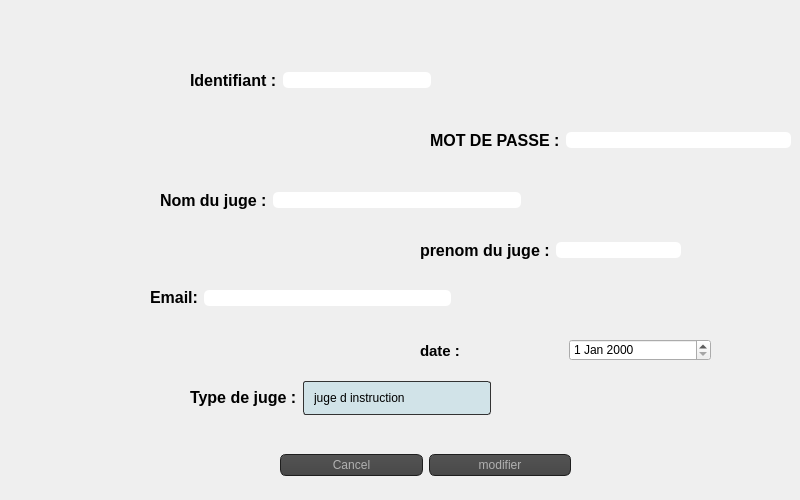
    <widget class="QWidget" name="tab">
     <attribute name="title">
      <string>Modifier</string>
     </attribute>
     <widget class="QWidget" name="layoutWidget_15">
      <property name="geometry">
       <rect>
        <x>190</x>
        <y>60</y>
        <width>241</width>
        <height>41</height>
       </rect>
      </property>
      <layout class="QHBoxLayout" name="horizontalLayout_13">
       <item>
        <widget class="QLabel" name="label_ordre_6">
         <property name="styleSheet">
          <string notr="true">QLabel{  
    text-align: left;
    font-size:12px;
    font-family: Arial, Helvetica, sans-serif;
    font-weight:bold;
    font-variant:normal;
}</string>
         </property>
         <property name="text">
          <string>&lt;html&gt;&lt;head/&gt;&lt;body&gt;&lt;p&gt;&lt;span style=&quot; font-size:12pt; color:#000000;&quot;&gt;Identifiant :&lt;/span&gt;&lt;/p&gt;&lt;/body&gt;&lt;/html&gt;</string>
         </property>
        </widget>
       </item>
       <item>
        <widget class="QLineEdit" name="id_2">
         <property name="styleSheet">
          <string notr="true">QLineEdit{
    background-color: white;
    box-shadow: 2px 0.5px 5px 1px inset black;
    border-radius: 5px;
    width: 70%;
    padding-right: 10px;
    padding-left: 10px;
    text-align: left;
    color: #000;
    font-size:inherit;
    font-family: Arial, Helvetica, sans-serif;  
    font-weight:normal;
    font-variant:normal;
}
QLineEdit::hover{  color: black ;
background-color:orange;}
QLineEdit::focus{  color: black ;
background-color:white;}</string>
         </property>
        </widget>
       </item>
      </layout>
     </widget>
     <widget class="QWidget" name="layoutWidget_16">
      <property name="geometry">
       <rect>
        <x>420</x>
        <y>230</y>
        <width>261</width>
        <height>41</height>
       </rect>
      </property>
      <layout class="QHBoxLayout" name="horizontalLayout_14">
       <item>
        <widget class="QLabel" name="label_ordre_9">
         <property name="styleSheet">
          <string notr="true">QLabel{  
    text-align: left;
    font-size:12px;
    font-family: Arial, Helvetica, sans-serif;
    font-weight:bold;
    font-variant:normal;
}</string>
         </property>
         <property name="text">
          <string>&lt;html&gt;&lt;head/&gt;&lt;body&gt;&lt;p&gt;&lt;span style=&quot; font-size:12pt; color:#000000;&quot;&gt;prenom du juge :&lt;/span&gt;&lt;/p&gt;&lt;/body&gt;&lt;/html&gt;</string>
         </property>
        </widget>
       </item>
       <item>
        <widget class="QLineEdit" name="prenom_2">
         <property name="styleSheet">
          <string notr="true">QLineEdit{
    background-color: white;
    box-shadow: 2px 0.5px 5px 1px inset black;
    border-radius: 5px;
    width: 70%;
    padding-right: 10px;
    padding-left: 10px;
    text-align: left;
    color: #000;
    font-size:inherit;
    font-family: Arial, Helvetica, sans-serif;  
    font-weight:normal;
    font-variant:normal;
}
QLineEdit::hover{  color: black ;
background-color:orange;}
QLineEdit::focus{  color: black ;
background-color:white;}</string>
         </property>
        </widget>
       </item>
      </layout>
     </widget>
     <widget class="QWidget" name="layoutWidget_17">
      <property name="geometry">
       <rect>
        <x>150</x>
        <y>280</y>
        <width>301</width>
        <height>36</height>
       </rect>
      </property>
      <layout class="QHBoxLayout" name="horizontalLayout_15">
       <item>
        <widget class="QLabel" name="label_ordre_10">
         <property name="styleSheet">
          <string notr="true">QLabel{  
    text-align: left;
    font-size:12px;
    font-family: Arial, Helvetica, sans-serif;
    font-weight:bold;
    font-variant:normal;
}</string>
         </property>
         <property name="text">
          <string>&lt;html&gt;&lt;head/&gt;&lt;body&gt;&lt;p&gt;&lt;span style=&quot; font-size:12pt; color:#000000;&quot;&gt;Email:&lt;/span&gt;&lt;/p&gt;&lt;/body&gt;&lt;/html&gt;</string>
         </property>
        </widget>
       </item>
       <item>
        <widget class="QLineEdit" name="mail_2">
         <property name="styleSheet">
          <string notr="true">QLineEdit{
    background-color: white;
    box-shadow: 2px 0.5px 5px 1px inset black;
    border-radius: 5px;
    width: 70%;
    padding-right: 10px;
    padding-left: 10px;
    text-align: left;
    color: #000;
    font-size:inherit;
    font-family: Arial, Helvetica, sans-serif;  
    font-weight:normal;
    font-variant:normal;
}
QLineEdit::hover{  color: black ;
background-color:orange;}
QLineEdit::focus{  color: black ;
background-color:white;}</string>
         </property>
        </widget>
       </item>
      </layout>
     </widget>
     <widget class="QWidget" name="layoutWidget_18">
      <property name="geometry">
       <rect>
        <x>430</x>
        <y>120</y>
        <width>361</width>
        <height>41</height>
       </rect>
      </property>
      <layout class="QHBoxLayout" name="horizontalLayout_16">
       <item>
        <widget class="QLabel" name="label_ordre_11">
         <property name="styleSheet">
          <string notr="true">QLabel{  
    text-align: left;
    font-size:12px;
    font-family: Arial, Helvetica, sans-serif;
    font-weight:bold;
    font-variant:normal;
}</string>
         </property>
         <property name="text">
          <string>&lt;html&gt;&lt;head/&gt;&lt;body&gt;&lt;p&gt;&lt;span style=&quot; font-size:12pt; color:#000000;&quot;&gt;MOT DE PASSE :&lt;/span&gt;&lt;/p&gt;&lt;/body&gt;&lt;/html&gt;</string>
         </property>
        </widget>
       </item>
       <item>
        <widget class="QLineEdit" name="mdp_2">
         <property name="styleSheet">
          <string notr="true">QLineEdit{
    background-color: white;
    box-shadow: 2px 0.5px 5px 1px inset black;
    border-radius: 5px;
    width: 70%;
    padding-right: 10px;
    padding-left: 10px;
    text-align: left;
    color: #000;
    font-size:inherit;
    font-family: Arial, Helvetica, sans-serif;  
    font-weight:normal;
    font-variant:normal;
}
QLineEdit::hover{  color: black ;
background-color:orange;}
QLineEdit::focus{  color: black ;
background-color:white;}</string>
         </property>
        </widget>
       </item>
      </layout>
     </widget>
     <widget class="QWidget" name="layoutWidget_19">
      <property name="geometry">
       <rect>
        <x>190</x>
        <y>380</y>
        <width>301</width>
        <height>36</height>
       </rect>
      </property>
      <layout class="QHBoxLayout" name="horizontalLayout_17">
       <item>
        <widget class="QLabel" name="label_ordre_12">
         <property name="styleSheet">
          <string notr="true">QLabel{  
    text-align: left;
    font-size:12px;
    font-family: Arial, Helvetica, sans-serif;
    font-weight:bold;
    font-variant:normal;
}</string>
         </property>
         <property name="text">
          <string>&lt;html&gt;&lt;head/&gt;&lt;body&gt;&lt;p&gt;&lt;span style=&quot; font-size:12pt; color:#000000;&quot;&gt;Type de juge :&lt;/span&gt;&lt;/p&gt;&lt;/body&gt;&lt;/html&gt;</string>
         </property>
        </widget>
       </item>
       <item>
        <widget class="QComboBox" name="comboBox_10">
         <property name="styleSheet">
          <string notr="true">QComboBox { 
	border: 1px solid #333333;
	border-radius: 3px;
	background: qlineargradient(x1:0, y1:0, x2:0, y2:1, stop:0 #D1E3E8, stop:0.35 #D1E3E8, stop:0.52 #D1E3E8, stop:1 #D1E3E8);
	padding: 1px 23px 1px 3px;
	min-width: 6em;
	color: #000000;
	padding-left: 10px;

	font-family: &quot;Consolas&quot;;

	min-height: 30px; 
	min-width: 60px; 
}

QComboBox QAbstractItemView{
	background-color:#666699;
	color: #4f4f4f;
 
	selection-background-color: #4f4f4f;
	selection-color: #666699;
	font-family: &quot;Consolas&quot;;
	font-size: 16px;

	color: white;
}

QComboBox::drop-down {
	subcontrol-origin: padding;
	subcontrol-position: top right;
	width: 20px;
 
	border-top-right-radius: 3px;
	border-bottom-right-radius: 3px;
}

QComboBox::down-arrow {
     image: url(:/dropdown.png);
    width: 16px;
    height: 16px;
}
QComboBox QAbstractItemView::item {
	min-height: 70px;
	min-width: 60px;
}</string>
         </property>
         <item>
          <property name="text">
           <string>juge d instruction</string>
          </property>
         </item>
         <item>
          <property name="text">
           <string>juge de lapplication des peines</string>
          </property>
         </item>
         <item>
          <property name="text">
           <string>juge des enfants</string>
          </property>
         </item>
         <item>
          <property name="text">
           <string>juge aux affaires familiales</string>
          </property>
         </item>
         <item>
          <property name="text">
           <string>juge des contentieux de la protection (ex juge des tuteles</string>
          </property>
         </item>
        </widget>
       </item>
      </layout>
     </widget>
     <widget class="QWidget" name="layoutWidget_20">
      <property name="geometry">
       <rect>
        <x>160</x>
        <y>180</y>
        <width>361</width>
        <height>41</height>
       </rect>
      </property>
      <layout class="QHBoxLayout" name="horizontalLayout_18">
       <item>
        <widget class="QLabel" name="label_ordre_13">
         <property name="styleSheet">
          <string notr="true">QLabel{  
    text-align: left;
    font-size:12px;
    font-family: Arial, Helvetica, sans-serif;
    font-weight:bold;
    font-variant:normal;
}</string>
         </property>
         <property name="text">
          <string>&lt;html&gt;&lt;head/&gt;&lt;body&gt;&lt;p&gt;&lt;span style=&quot; font-size:12pt; color:#000000;&quot;&gt;Nom  du juge :&lt;/span&gt;&lt;/p&gt;&lt;/body&gt;&lt;/html&gt;</string>
         </property>
        </widget>
       </item>
       <item>
        <widget class="QLineEdit" name="nom_2">
         <property name="styleSheet">
          <string notr="true">QLineEdit{
    background-color: white;
    box-shadow: 2px 0.5px 5px 1px inset black;
    border-radius: 5px;
    width: 70%;
    padding-right: 10px;
    padding-left: 10px;
    text-align: left;
    color: #000;
    font-size:inherit;
    font-family: Arial, Helvetica, sans-serif;  
    font-weight:normal;
    font-variant:normal;
}
QLineEdit::hover{  color: black ;
background-color:orange;}
QLineEdit::focus{  color: black ;
background-color:white;}</string>
         </property>
        </widget>
       </item>
      </layout>
     </widget>
     <widget class="QWidget" name="layoutWidget_21">
      <property name="geometry">
       <rect>
        <x>420</x>
        <y>330</y>
        <width>291</width>
        <height>41</height>
       </rect>
      </property>
      <layout class="QHBoxLayout" name="horizontalLayout_19">
       <item>
        <widget class="QLabel" name="label_12">
         <property name="font">
          <font>
           <pointsize>11</pointsize>
           <weight>75</weight>
           <bold>true</bold>
          </font>
         </property>
         <property name="styleSheet">
          <string notr="true">color:black;</string>
         </property>
         <property name="text">
          <string>date :</string>
         </property>
        </widget>
       </item>
       <item>
        <widget class="QDateEdit" name="_date_h_3">
         <property name="styleSheet">
          <string notr="true">QLineEdit{
    background-color: white;
    box-shadow: 2px 0.5px 5px 1px inset black;
    border-radius: 5px;
    width: 70%;
    padding-right: 10px;
    padding-left: 10px;
    text-align: left;
    color: #000;
    font-size:inherit;
    font-family: Arial, Helvetica, sans-serif;  
    font-weight:normal;
    font-variant:normal;
}
QLineEdit::hover{  color: black ;
background-color:orange;}
QLineEdit::focus{  color: black ;
background-color:white;}</string>
         </property>
        </widget>
       </item>
      </layout>
     </widget>
     <widget class="QWidget" name="layoutWidget_22">
      <property name="geometry">
       <rect>
        <x>280</x>
        <y>440</y>
        <width>291</width>
        <height>51</height>
       </rect>
      </property>
      <layout class="QHBoxLayout" name="horizontalLayout_20">
       <item>
        <widget class="QPushButton" name="pushButton_ajouter_3">
         <property name="font">
          <font>
           <family>MS Shell Dlg 2</family>
           <pointsize>-1</pointsize>
           <weight>50</weight>
           <italic>false</italic>
           <bold>false</bold>
          </font>
         </property>
         <property name="styleSheet">
          <string notr="true">QToolTip
{
     border: 1px solid black;
     background-color: #ffa02f;
     padding: 1px;
     border-radius: 3px;
     opacity: 100;
}

QWidget
{
    color: #b1b1b1;
    background-color: #323232;
}

QWidget:item:hover
{
    background-color: QLinearGradient( x1: 0, y1: 0, x2: 0, y2: 1, stop: 0 #ffa02f, stop: 1 #ca0619);
    color: #000000;
}

QWidget:item:selected
{
    background-color: QLinearGradient( x1: 0, y1: 0, x2: 0, y2: 1, stop: 0 #ffa02f, stop: 1 #d7801a);
}

QMenuBar::item
{
    background: transparent;
}

QMenuBar::item:selected
{
    background: transparent;
    border: 1px solid #ffaa00;
}

QMenuBar::item:pressed
{
    background: #444;
    border: 1px solid #000;
    background-color: QLinearGradient(
        x1:0, y1:0,
        x2:0, y2:1,
        stop:1 #212121,
        stop:0.4 #343434/*,
        stop:0.2 #343434,
        stop:0.1 #ffaa00*/
    );
    margin-bottom:-1px;
    padding-bottom:1px;
}

QMenu
{
    border: 1px solid #000;
}

QMenu::item
{
    padding: 2px 20px 2px 20px;
}

QMenu::item:selected
{
    color: #000000;
}

QWidget:disabled
{
    color: #404040;
    background-color: #323232;
}

QAbstractItemView
{
    background-color: QLinearGradient( x1: 0, y1: 0, x2: 0, y2: 1, stop: 0 #4d4d4d, stop: 0.1 #646464, stop: 1 #5d5d5d);
}

QWidget:focus
{
    /*border: 2px solid QLinearGradient( x1: 0, y1: 0, x2: 0, y2: 1, stop: 0 #ffa02f, stop: 1 #d7801a);*/
}

QLineEdit
{
    background-color: QLinearGradient( x1: 0, y1: 0, x2: 0, y2: 1, stop: 0 #4d4d4d, stop: 0 #646464, stop: 1 #5d5d5d);
    padding: 1px;
    border-style: solid;
    border: 1px solid #1e1e1e;
    border-radius: 5;
}

QPushButton
{
    color: #b1b1b1;
    background-color: QLinearGradient( x1: 0, y1: 0, x2: 0, y2: 1, stop: 0 #565656, stop: 0.1 #525252, stop: 0.5 #4e4e4e, stop: 0.9 #4a4a4a, stop: 1 #464646);
    border-width: 1px;
    border-color: #1e1e1e;
    border-style: solid;
    border-radius: 6;
    padding: 3px;
    font-size: 12px;
    padding-left: 5px;
    padding-right: 5px;
}

QPushButton:pressed
{
    background-color: QLinearGradient( x1: 0, y1: 0, x2: 0, y2: 1, stop: 0 #2d2d2d, stop: 0.1 #2b2b2b, stop: 0.5 #292929, stop: 0.9 #282828, stop: 1 #252525);
}

QComboBox
{
    selection-background-color: #ffaa00;
    background-color: QLinearGradient( x1: 0, y1: 0, x2: 0, y2: 1, stop: 0 #565656, stop: 0.1 #525252, stop: 0.5 #4e4e4e, stop: 0.9 #4a4a4a, stop: 1 #464646);
    border-style: solid;
    border: 1px solid #1e1e1e;
    border-radius: 5;
}

QComboBox:hover,QPushButton:hover
{
    border: 2px solid QLinearGradient( x1: 0, y1: 0, x2: 0, y2: 1, stop: 0 #ffa02f, stop: 1 #d7801a);
}


QComboBox:on
{
    padding-top: 3px;
    padding-left: 4px;
    background-color: QLinearGradient( x1: 0, y1: 0, x2: 0, y2: 1, stop: 0 #2d2d2d, stop: 0.1 #2b2b2b, stop: 0.5 #292929, stop: 0.9 #282828, stop: 1 #252525);
    selection-background-color: #ffaa00;
}

QComboBox QAbstractItemView
{
    border: 2px solid darkgray;
    selection-background-color: QLinearGradient( x1: 0, y1: 0, x2: 0, y2: 1, stop: 0 #ffa02f, stop: 1 #d7801a);
}

QComboBox::drop-down
{
     subcontrol-origin: padding;
     subcontrol-position: top right;
     width: 15px;

     border-left-width: 0px;
     border-left-color: darkgray;
     border-left-style: solid; /* just a single line */
     border-top-right-radius: 3px; /* same radius as the QComboBox */
     border-bottom-right-radius: 3px;
 }

QComboBox::down-arrow
{
     image: url(:/down_arrow.png);
}

QGroupBox:focus
{
border: 2px solid QLinearGradient( x1: 0, y1: 0, x2: 0, y2: 1, stop: 0 #ffa02f, stop: 1 #d7801a);
}

QTextEdit:focus
{
    border: 2px solid QLinearGradient( x1: 0, y1: 0, x2: 0, y2: 1, stop: 0 #ffa02f, stop: 1 #d7801a);
}

QScrollBar:horizontal {
     border: 1px solid #222222;
     background: QLinearGradient( x1: 0, y1: 0, x2: 0, y2: 1, stop: 0.0 #121212, stop: 0.2 #282828, stop: 1 #484848);
     height: 7px;
     margin: 0px 16px 0 16px;
}

QScrollBar::handle:horizontal
{
      background: QLinearGradient( x1: 0, y1: 0, x2: 1, y2: 0, stop: 0 #ffa02f, stop: 0.5 #d7801a, stop: 1 #ffa02f);
      min-height: 20px;
      border-radius: 2px;
}

QScrollBar::add-line:horizontal {
      border: 1px solid #1b1b19;
      border-radius: 2px;
      background: QLinearGradient( x1: 0, y1: 0, x2: 1, y2: 0, stop: 0 #ffa02f, stop: 1 #d7801a);
      width: 14px;
      subcontrol-position: right;
      subcontrol-origin: margin;
}

QScrollBar::sub-line:horizontal {
      border: 1px solid #1b1b19;
      border-radius: 2px;
      background: QLinearGradient( x1: 0, y1: 0, x2: 1, y2: 0, stop: 0 #ffa02f, stop: 1 #d7801a);
      width: 14px;
     subcontrol-position: left;
     subcontrol-origin: margin;
}

QScrollBar::right-arrow:horizontal, QScrollBar::left-arrow:horizontal
{
      border: 1px solid black;
      width: 1px;
      height: 1px;
      background: white;
}

QScrollBar::add-page:horizontal, QScrollBar::sub-page:horizontal
{
      background: none;
}

QScrollBar:vertical
{
      background: QLinearGradient( x1: 0, y1: 0, x2: 1, y2: 0, stop: 0.0 #121212, stop: 0.2 #282828, stop: 1 #484848);
      width: 7px;
      margin: 16px 0 16px 0;
      border: 1px solid #222222;
}

QScrollBar::handle:vertical
{
      background: QLinearGradient( x1: 0, y1: 0, x2: 0, y2: 1, stop: 0 #ffa02f, stop: 0.5 #d7801a, stop: 1 #ffa02f);
      min-height: 20px;
      border-radius: 2px;
}

QScrollBar::add-line:vertical
{
      border: 1px solid #1b1b19;
      border-radius: 2px;
      background: QLinearGradient( x1: 0, y1: 0, x2: 0, y2: 1, stop: 0 #ffa02f, stop: 1 #d7801a);
      height: 14px;
      subcontrol-position: bottom;
      subcontrol-origin: margin;
}

QScrollBar::sub-line:vertical
{
      border: 1px solid #1b1b19;
      border-radius: 2px;
      background: QLinearGradient( x1: 0, y1: 0, x2: 0, y2: 1, stop: 0 #d7801a, stop: 1 #ffa02f);
      height: 14px;
      subcontrol-position: top;
      subcontrol-origin: margin;
}

QScrollBar::up-arrow:vertical, QScrollBar::down-arrow:vertical
{
      border: 1px solid black;
      width: 1px;
      height: 1px;
      background: white;
}


QScrollBar::add-page:vertical, QScrollBar::sub-page:vertical
{
      background: none;
}

QTextEdit
{
    background-color: #242424;
}

QPlainTextEdit
{
    background-color: #242424;
}

QHeaderView::section
{
    background-color: QLinearGradient(x1:0, y1:0, x2:0, y2:1, stop:0 #616161, stop: 0.5 #505050, stop: 0.6 #434343, stop:1 #656565);
    color: white;
    padding-left: 4px;
    border: 1px solid #6c6c6c;
}

QCheckBox:disabled
{
color: #414141;
}

QDockWidget::title
{
    text-align: center;
    spacing: 3px; /* spacing between items in the tool bar */
    background-color: QLinearGradient(x1:0, y1:0, x2:0, y2:1, stop:0 #323232, stop: 0.5 #242424, stop:1 #323232);
}

QDockWidget::close-button, QDockWidget::float-button
{
    text-align: center;
    spacing: 1px; /* spacing between items in the tool bar */
    background-color: QLinearGradient(x1:0, y1:0, x2:0, y2:1, stop:0 #323232, stop: 0.5 #242424, stop:1 #323232);
}

QDockWidget::close-button:hover, QDockWidget::float-button:hover
{
    background: #242424;
}

QDockWidget::close-button:pressed, QDockWidget::float-button:pressed
{
    padding: 1px -1px -1px 1px;
}

QMainWindow::separator
{
    background-color: QLinearGradient(x1:0, y1:0, x2:0, y2:1, stop:0 #161616, stop: 0.5 #151515, stop: 0.6 #212121, stop:1 #343434);
    color: white;
    padding-left: 4px;
    border: 1px solid #4c4c4c;
    spacing: 3px; /* spacing between items in the tool bar */
}

QMainWindow::separator:hover
{

    background-color: QLinearGradient(x1:0, y1:0, x2:0, y2:1, stop:0 #d7801a, stop:0.5 #b56c17 stop:1 #ffa02f);
    color: white;
    padding-left: 4px;
    border: 1px solid #6c6c6c;
    spacing: 3px; /* spacing between items in the tool bar */
}

QToolBar::handle
{
     spacing: 3px; /* spacing between items in the tool bar */
     background: url(:/images/handle.png);
}

QMenu::separator
{
    height: 2px;
    background-color: QLinearGradient(x1:0, y1:0, x2:0, y2:1, stop:0 #161616, stop: 0.5 #151515, stop: 0.6 #212121, stop:1 #343434);
    color: white;
    padding-left: 4px;
    margin-left: 10px;
    margin-right: 5px;
}

QProgressBar
{
    border: 2px solid grey;
    border-radius: 5px;
    text-align: center;
}

QProgressBar::chunk
{
    background-color: #d7801a;
    width: 2.15px;
    margin: 0.5px;
}

QTabBar::tab {
    color: #b1b1b1;
    border: 1px solid #444;
    border-bottom-style: none;
    background-color: #323232;
    padding-left: 10px;
    padding-right: 10px;
    padding-top: 3px;
    padding-bottom: 2px;
    margin-right: -1px;
}

QTabWidget::pane {
    border: 1px solid #444;
    top: 1px;
}

QTabBar::tab:last
{
    margin-right: 0; /* the last selected tab has nothing to overlap with on the right */
    border-top-right-radius: 3px;
}

QTabBar::tab:first:!selected
{
 margin-left: 0px; /* the last selected tab has nothing to overlap with on the right */


    border-top-left-radius: 3px;
}

QTabBar::tab:!selected
{
    color: #b1b1b1;
    border-bottom-style: solid;
    margin-top: 3px;
    background-color: QLinearGradient(x1:0, y1:0, x2:0, y2:1, stop:1 #212121, stop:.4 #343434);
}

QTabBar::tab:selected
{
    border-top-left-radius: 3px;
    border-top-right-radius: 3px;
    margin-bottom: 0px;
}

QTabBar::tab:!selected:hover
{
    /*border-top: 2px solid #ffaa00;
    padding-bottom: 3px;*/
    border-top-left-radius: 3px;
    border-top-right-radius: 3px;
    background-color: QLinearGradient(x1:0, y1:0, x2:0, y2:1, stop:1 #212121, stop:0.4 #343434, stop:0.2 #343434, stop:0.1 #ffaa00);
}

QRadioButton::indicator:checked, QRadioButton::indicator:unchecked{
    color: #b1b1b1;
    background-color: #323232;
    border: 1px solid #b1b1b1;
    border-radius: 6px;
}

QRadioButton::indicator:checked
{
    background-color: qradialgradient(
        cx: 0.5, cy: 0.5,
        fx: 0.5, fy: 0.5,
        radius: 1.0,
        stop: 0.25 #ffaa00,
        stop: 0.3 #323232
    );
}

QCheckBox::indicator{
    color: #b1b1b1;
    background-color: #323232;
    border: 1px solid #b1b1b1;
    width: 9px;
    height: 9px;
}

QRadioButton::indicator
{
    border-radius: 6px;
}

QRadioButton::indicator:hover, QCheckBox::indicator:hover
{
    border: 1px solid #ffaa00;
}

QCheckBox::indicator:checked
{
    image:url(:/images/checkbox.png);
}

QCheckBox::indicator:disabled, QRadioButton::indicator:disabled
{
    border: 1px solid #444;
}</string>
         </property>
         <property name="text">
          <string>Cancel</string>
         </property>
        </widget>
       </item>
       <item>
        <widget class="QPushButton" name="pushButton_ajouter_4">
         <property name="font">
          <font>
           <pointsize>-1</pointsize>
          </font>
         </property>
         <property name="styleSheet">
          <string notr="true">QToolTip
{
     border: 1px solid black;
     background-color: #ffa02f;
     padding: 1px;
     border-radius: 3px;
     opacity: 100;
}

QWidget
{
    color: #b1b1b1;
    background-color: #323232;
}

QWidget:item:hover
{
    background-color: QLinearGradient( x1: 0, y1: 0, x2: 0, y2: 1, stop: 0 #ffa02f, stop: 1 #ca0619);
    color: #000000;
}

QWidget:item:selected
{
    background-color: QLinearGradient( x1: 0, y1: 0, x2: 0, y2: 1, stop: 0 #ffa02f, stop: 1 #d7801a);
}

QMenuBar::item
{
    background: transparent;
}

QMenuBar::item:selected
{
    background: transparent;
    border: 1px solid #ffaa00;
}

QMenuBar::item:pressed
{
    background: #444;
    border: 1px solid #000;
    background-color: QLinearGradient(
        x1:0, y1:0,
        x2:0, y2:1,
        stop:1 #212121,
        stop:0.4 #343434/*,
        stop:0.2 #343434,
        stop:0.1 #ffaa00*/
    );
    margin-bottom:-1px;
    padding-bottom:1px;
}

QMenu
{
    border: 1px solid #000;
}

QMenu::item
{
    padding: 2px 20px 2px 20px;
}

QMenu::item:selected
{
    color: #000000;
}

QWidget:disabled
{
    color: #404040;
    background-color: #323232;
}

QAbstractItemView
{
    background-color: QLinearGradient( x1: 0, y1: 0, x2: 0, y2: 1, stop: 0 #4d4d4d, stop: 0.1 #646464, stop: 1 #5d5d5d);
}

QWidget:focus
{
    /*border: 2px solid QLinearGradient( x1: 0, y1: 0, x2: 0, y2: 1, stop: 0 #ffa02f, stop: 1 #d7801a);*/
}

QLineEdit
{
    background-color: QLinearGradient( x1: 0, y1: 0, x2: 0, y2: 1, stop: 0 #4d4d4d, stop: 0 #646464, stop: 1 #5d5d5d);
    padding: 1px;
    border-style: solid;
    border: 1px solid #1e1e1e;
    border-radius: 5;
}

QPushButton
{
    color: #b1b1b1;
    background-color: QLinearGradient( x1: 0, y1: 0, x2: 0, y2: 1, stop: 0 #565656, stop: 0.1 #525252, stop: 0.5 #4e4e4e, stop: 0.9 #4a4a4a, stop: 1 #464646);
    border-width: 1px;
    border-color: #1e1e1e;
    border-style: solid;
    border-radius: 6;
    padding: 3px;
    font-size: 12px;
    padding-left: 5px;
    padding-right: 5px;
}

QPushButton:pressed
{
    background-color: QLinearGradient( x1: 0, y1: 0, x2: 0, y2: 1, stop: 0 #2d2d2d, stop: 0.1 #2b2b2b, stop: 0.5 #292929, stop: 0.9 #282828, stop: 1 #252525);
}

QComboBox
{
    selection-background-color: #ffaa00;
    background-color: QLinearGradient( x1: 0, y1: 0, x2: 0, y2: 1, stop: 0 #565656, stop: 0.1 #525252, stop: 0.5 #4e4e4e, stop: 0.9 #4a4a4a, stop: 1 #464646);
    border-style: solid;
    border: 1px solid #1e1e1e;
    border-radius: 5;
}

QComboBox:hover,QPushButton:hover
{
    border: 2px solid QLinearGradient( x1: 0, y1: 0, x2: 0, y2: 1, stop: 0 #ffa02f, stop: 1 #d7801a);
}


QComboBox:on
{
    padding-top: 3px;
    padding-left: 4px;
    background-color: QLinearGradient( x1: 0, y1: 0, x2: 0, y2: 1, stop: 0 #2d2d2d, stop: 0.1 #2b2b2b, stop: 0.5 #292929, stop: 0.9 #282828, stop: 1 #252525);
    selection-background-color: #ffaa00;
}

QComboBox QAbstractItemView
{
    border: 2px solid darkgray;
    selection-background-color: QLinearGradient( x1: 0, y1: 0, x2: 0, y2: 1, stop: 0 #ffa02f, stop: 1 #d7801a);
}

QComboBox::drop-down
{
     subcontrol-origin: padding;
     subcontrol-position: top right;
     width: 15px;

     border-left-width: 0px;
     border-left-color: darkgray;
     border-left-style: solid; /* just a single line */
     border-top-right-radius: 3px; /* same radius as the QComboBox */
     border-bottom-right-radius: 3px;
 }

QComboBox::down-arrow
{
     image: url(:/down_arrow.png);
}

QGroupBox:focus
{
border: 2px solid QLinearGradient( x1: 0, y1: 0, x2: 0, y2: 1, stop: 0 #ffa02f, stop: 1 #d7801a);
}

QTextEdit:focus
{
    border: 2px solid QLinearGradient( x1: 0, y1: 0, x2: 0, y2: 1, stop: 0 #ffa02f, stop: 1 #d7801a);
}

QScrollBar:horizontal {
     border: 1px solid #222222;
     background: QLinearGradient( x1: 0, y1: 0, x2: 0, y2: 1, stop: 0.0 #121212, stop: 0.2 #282828, stop: 1 #484848);
     height: 7px;
     margin: 0px 16px 0 16px;
}

QScrollBar::handle:horizontal
{
      background: QLinearGradient( x1: 0, y1: 0, x2: 1, y2: 0, stop: 0 #ffa02f, stop: 0.5 #d7801a, stop: 1 #ffa02f);
      min-height: 20px;
      border-radius: 2px;
}

QScrollBar::add-line:horizontal {
      border: 1px solid #1b1b19;
      border-radius: 2px;
      background: QLinearGradient( x1: 0, y1: 0, x2: 1, y2: 0, stop: 0 #ffa02f, stop: 1 #d7801a);
      width: 14px;
      subcontrol-position: right;
      subcontrol-origin: margin;
}

QScrollBar::sub-line:horizontal {
      border: 1px solid #1b1b19;
      border-radius: 2px;
      background: QLinearGradient( x1: 0, y1: 0, x2: 1, y2: 0, stop: 0 #ffa02f, stop: 1 #d7801a);
      width: 14px;
     subcontrol-position: left;
     subcontrol-origin: margin;
}

QScrollBar::right-arrow:horizontal, QScrollBar::left-arrow:horizontal
{
      border: 1px solid black;
      width: 1px;
      height: 1px;
      background: white;
}

QScrollBar::add-page:horizontal, QScrollBar::sub-page:horizontal
{
      background: none;
}

QScrollBar:vertical
{
      background: QLinearGradient( x1: 0, y1: 0, x2: 1, y2: 0, stop: 0.0 #121212, stop: 0.2 #282828, stop: 1 #484848);
      width: 7px;
      margin: 16px 0 16px 0;
      border: 1px solid #222222;
}

QScrollBar::handle:vertical
{
      background: QLinearGradient( x1: 0, y1: 0, x2: 0, y2: 1, stop: 0 #ffa02f, stop: 0.5 #d7801a, stop: 1 #ffa02f);
      min-height: 20px;
      border-radius: 2px;
}

QScrollBar::add-line:vertical
{
      border: 1px solid #1b1b19;
      border-radius: 2px;
      background: QLinearGradient( x1: 0, y1: 0, x2: 0, y2: 1, stop: 0 #ffa02f, stop: 1 #d7801a);
      height: 14px;
      subcontrol-position: bottom;
      subcontrol-origin: margin;
}

QScrollBar::sub-line:vertical
{
      border: 1px solid #1b1b19;
      border-radius: 2px;
      background: QLinearGradient( x1: 0, y1: 0, x2: 0, y2: 1, stop: 0 #d7801a, stop: 1 #ffa02f);
      height: 14px;
      subcontrol-position: top;
      subcontrol-origin: margin;
}

QScrollBar::up-arrow:vertical, QScrollBar::down-arrow:vertical
{
      border: 1px solid black;
      width: 1px;
      height: 1px;
      background: white;
}


QScrollBar::add-page:vertical, QScrollBar::sub-page:vertical
{
      background: none;
}

QTextEdit
{
    background-color: #242424;
}

QPlainTextEdit
{
    background-color: #242424;
}

QHeaderView::section
{
    background-color: QLinearGradient(x1:0, y1:0, x2:0, y2:1, stop:0 #616161, stop: 0.5 #505050, stop: 0.6 #434343, stop:1 #656565);
    color: white;
    padding-left: 4px;
    border: 1px solid #6c6c6c;
}

QCheckBox:disabled
{
color: #414141;
}

QDockWidget::title
{
    text-align: center;
    spacing: 3px; /* spacing between items in the tool bar */
    background-color: QLinearGradient(x1:0, y1:0, x2:0, y2:1, stop:0 #323232, stop: 0.5 #242424, stop:1 #323232);
}

QDockWidget::close-button, QDockWidget::float-button
{
    text-align: center;
    spacing: 1px; /* spacing between items in the tool bar */
    background-color: QLinearGradient(x1:0, y1:0, x2:0, y2:1, stop:0 #323232, stop: 0.5 #242424, stop:1 #323232);
}

QDockWidget::close-button:hover, QDockWidget::float-button:hover
{
    background: #242424;
}

QDockWidget::close-button:pressed, QDockWidget::float-button:pressed
{
    padding: 1px -1px -1px 1px;
}

QMainWindow::separator
{
    background-color: QLinearGradient(x1:0, y1:0, x2:0, y2:1, stop:0 #161616, stop: 0.5 #151515, stop: 0.6 #212121, stop:1 #343434);
    color: white;
    padding-left: 4px;
    border: 1px solid #4c4c4c;
    spacing: 3px; /* spacing between items in the tool bar */
}

QMainWindow::separator:hover
{

    background-color: QLinearGradient(x1:0, y1:0, x2:0, y2:1, stop:0 #d7801a, stop:0.5 #b56c17 stop:1 #ffa02f);
    color: white;
    padding-left: 4px;
    border: 1px solid #6c6c6c;
    spacing: 3px; /* spacing between items in the tool bar */
}

QToolBar::handle
{
     spacing: 3px; /* spacing between items in the tool bar */
     background: url(:/images/handle.png);
}

QMenu::separator
{
    height: 2px;
    background-color: QLinearGradient(x1:0, y1:0, x2:0, y2:1, stop:0 #161616, stop: 0.5 #151515, stop: 0.6 #212121, stop:1 #343434);
    color: white;
    padding-left: 4px;
    margin-left: 10px;
    margin-right: 5px;
}

QProgressBar
{
    border: 2px solid grey;
    border-radius: 5px;
    text-align: center;
}

QProgressBar::chunk
{
    background-color: #d7801a;
    width: 2.15px;
    margin: 0.5px;
}

QTabBar::tab {
    color: #b1b1b1;
    border: 1px solid #444;
    border-bottom-style: none;
    background-color: #323232;
    padding-left: 10px;
    padding-right: 10px;
    padding-top: 3px;
    padding-bottom: 2px;
    margin-right: -1px;
}

QTabWidget::pane {
    border: 1px solid #444;
    top: 1px;
}

QTabBar::tab:last
{
    margin-right: 0; /* the last selected tab has nothing to overlap with on the right */
    border-top-right-radius: 3px;
}

QTabBar::tab:first:!selected
{
 margin-left: 0px; /* the last selected tab has nothing to overlap with on the right */


    border-top-left-radius: 3px;
}

QTabBar::tab:!selected
{
    color: #b1b1b1;
    border-bottom-style: solid;
    margin-top: 3px;
    background-color: QLinearGradient(x1:0, y1:0, x2:0, y2:1, stop:1 #212121, stop:.4 #343434);
}

QTabBar::tab:selected
{
    border-top-left-radius: 3px;
    border-top-right-radius: 3px;
    margin-bottom: 0px;
}

QTabBar::tab:!selected:hover
{
    /*border-top: 2px solid #ffaa00;
    padding-bottom: 3px;*/
    border-top-left-radius: 3px;
    border-top-right-radius: 3px;
    background-color: QLinearGradient(x1:0, y1:0, x2:0, y2:1, stop:1 #212121, stop:0.4 #343434, stop:0.2 #343434, stop:0.1 #ffaa00);
}

QRadioButton::indicator:checked, QRadioButton::indicator:unchecked{
    color: #b1b1b1;
    background-color: #323232;
    border: 1px solid #b1b1b1;
    border-radius: 6px;
}

QRadioButton::indicator:checked
{
    background-color: qradialgradient(
        cx: 0.5, cy: 0.5,
        fx: 0.5, fy: 0.5,
        radius: 1.0,
        stop: 0.25 #ffaa00,
        stop: 0.3 #323232
    );
}

QCheckBox::indicator{
    color: #b1b1b1;
    background-color: #323232;
    border: 1px solid #b1b1b1;
    width: 9px;
    height: 9px;
}

QRadioButton::indicator
{
    border-radius: 6px;
}

QRadioButton::indicator:hover, QCheckBox::indicator:hover
{
    border: 1px solid #ffaa00;
}

QCheckBox::indicator:checked
{
    image:url(:/images/checkbox.png);
}

QCheckBox::indicator:disabled, QRadioButton::indicator:disabled
{
    border: 1px solid #444;
}</string>
         </property>
         <property name="text">
          <string>modifier</string>
         </property>
        </widget>
       </item>
      </layout>
     </widget>
    </widget>
